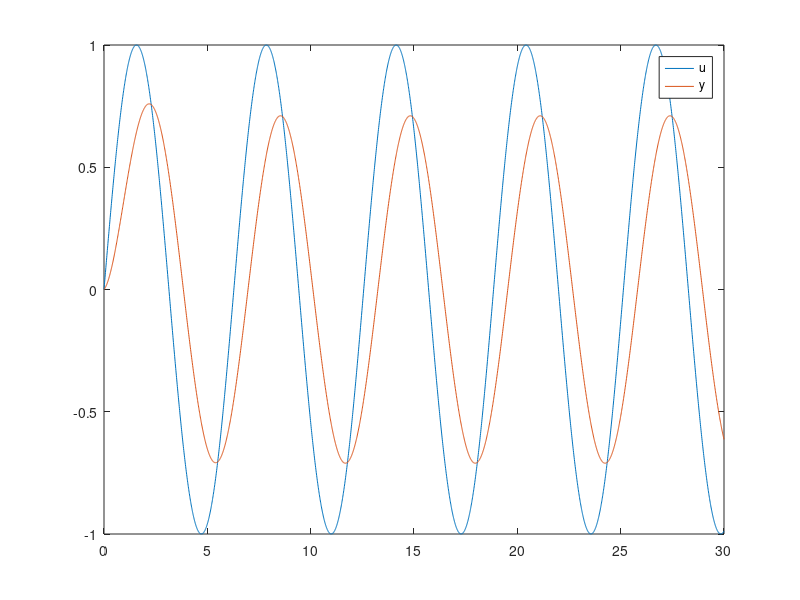

The MATLAB script that drew this image:
G2=tf([10,10],[1,10]);
t=0:0.01:30;
u=sin(t);
s=1j*1;
z=(10*s+1)/(s+10);
abs(z);
angle(z);
y=lsim(G2, u, t);
plot(t,u,t,y);
legend('u', 'y')
%bode(G2);
deg2rad(40)

%%
G3=tf([10],[1,1,1]);
t=0:0.01:30;
u=sin(t);
s=1j*1;
y=lsim(G3, u, t);
plot(t,u,t,y);
legend('u', 'y')
%bode(G3)
%%
G1=tf([0.1,1],[1,1]);
t=0:0.01:30;
u=sin(t);
s=1j*1;
y=lsim(G1, u, t);
plot(t,u,t,y)
legend('u', 'y')
%bode(G1)